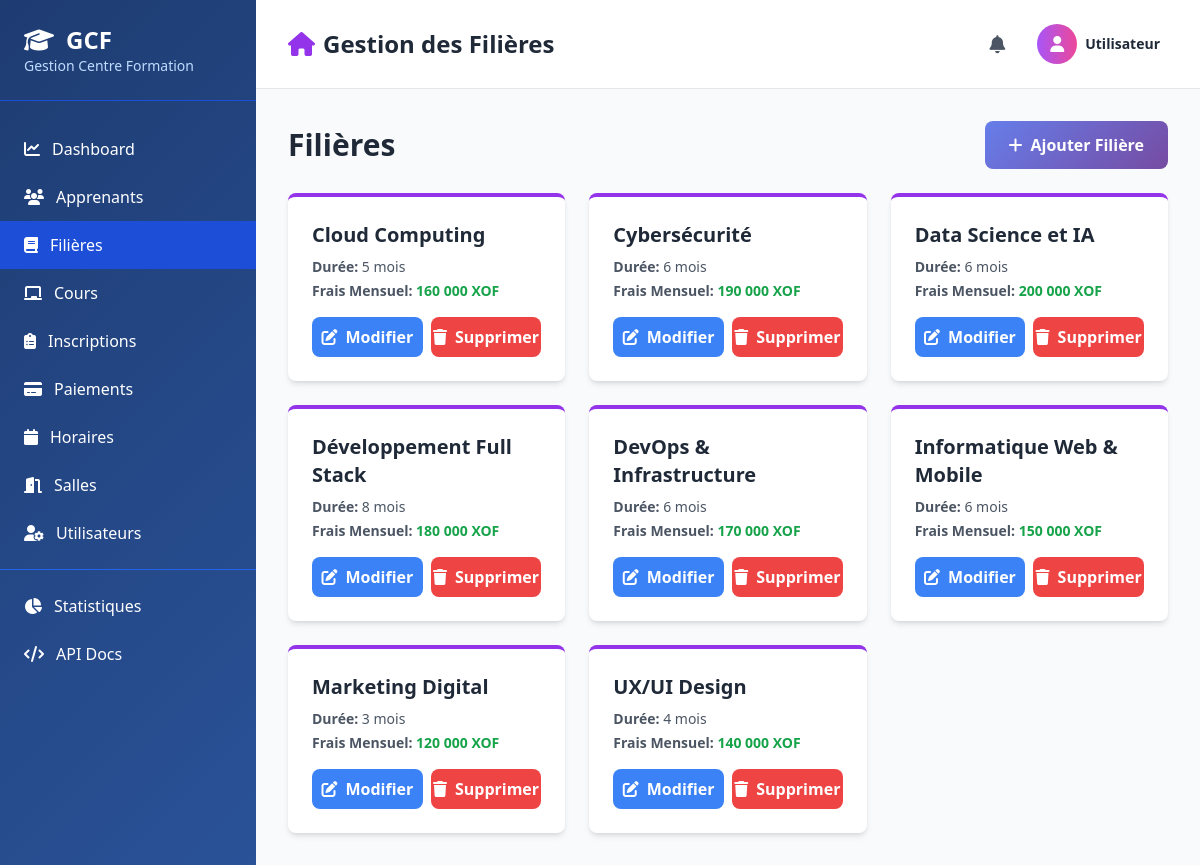
The app's page /pages/filieres.php with its own data.
### tables this page shows
CREATE TABLE `filiere` (
  `id_filiere` int(11) NOT NULL,
  `nom` varchar(100) NOT NULL,
  `duree` varchar(50) DEFAULT NULL,
  `frais_mensuel` decimal(10,2) DEFAULT NULL
);

### classes/Filiere.php (called while the page is built, shortened)
<?php
class Filiere {
    private $conn;
    private $table = 'filiere';
    public function __construct($db) {
        $this->conn = $db;
    }
    public function getAll() {
        $query = "SELECT * FROM " . $this->table . " ORDER BY nom ASC";
        $stmt = $this->conn->prepare($query);
        $stmt->execute();
        return $stmt->fetchAll(PDO::FETCH_ASSOC);
    }
}

### pages/filieres.php (the view, shortened to what this page needs)
<?php
require_once __DIR__ . '/../classes/Filiere.php';
$database = new Database();
$db = $database->connect();
$filiere = new Filiere($db);
$filieres = $filiere->getAll();
include __DIR__ . '/../includes/header.php';
?>
                <div class="flex justify-between items-center mb-6">
                    <h2 class="text-3xl font-bold text-gray-800">Filières</h2>
                    <button onclick="openModal('addModal')" class="btn-primary text-white px-6 py-3 rounded-lg font-semibold flex items-center">
                        <i class="fas fa-plus mr-2"></i>Ajouter Filière
                    </button>
                </div>
                <div class="grid grid-cols-1 md:grid-cols-2 lg:grid-cols-3 gap-6">
                    <?php foreach ($filieres as $fil): ?>
                    <div class="bg-white rounded-lg shadow-md p-6 border-t-4 border-purple-600 hover:shadow-lg transition">
                        <h3 class="text-xl font-bold text-gray-800 mb-2"><?php echo htmlspecialchars($fil['nom']); ?></h3>
                        <div class="mb-4">
                            <p class="text-gray-600 text-sm"><strong>Durée:</strong> <?php echo htmlspecialchars($fil['duree'] ?? '-'); ?></p>
                            <p class="text-gray-600 text-sm mt-1"><strong>Frais Mensuel:</strong> <span class="text-green-600 font-bold"><?php echo number_format($fil['frais_mensuel'] ?? 0, 0, ',', ' '); ?> XOF</span></p>
                        </div>
                        <div class="flex gap-2">
                            <a href="?edit=<?php echo $fil['id_filiere']; ?>" class="flex-1 text-center bg-blue-500 text-white py-2 rounded-lg hover:bg-blue-600 font-semibold">
                                <i class="fas fa-edit mr-2"></i>Modifier
                            </a>
                            <a href="?delete=<?php echo $fil['id_filiere']; ?>" class="flex-1 text-center bg-red-500 text-white py-2 rounded-lg hover:bg-red-600 font-semibold" onclick="return confirm('Êtes-vous sûr?')">
                                <i class="fas fa-trash mr-2"></i>Supprimer
                            </a>
                        </div>
                    </div>
                    <?php endforeach; ?>
                </div>
<?php include __DIR__ . '/../includes/footer.php'; ?>

### includes/header.php (style rules this page uses)
body { background: linear-gradient(135deg, #667eea 0%, #764ba2 100%); min-height: 100vh; }
.btn-primary { background: linear-gradient(135deg, #667eea 0%, #764ba2 100%); transition: all 0.3s ease; }

### records on screen
filiere: nom "Cloud Computing", duree "5 mois", frais_mensuel "160 000"
filiere: nom "Cybersécurité", duree "6 mois", frais_mensuel "190 000"
filiere: nom "Data Science et IA", duree "6 mois", frais_mensuel "200 000"
filiere: nom "Développement Full Stack", duree "8 mois", frais_mensuel "180 000"
filiere: nom "DevOps & Infrastructure", duree "6 mois", frais_mensuel "170 000"
filiere: nom "Informatique Web & Mobile", duree "6 mois", frais_mensuel "150 000"
filiere: nom "Marketing Digital", duree "3 mois", frais_mensuel "120 000"
filiere: nom "UX/UI Design", duree "4 mois", frais_mensuel "140 000"

### other values on screen
$page_title "Gestion des Filières"
